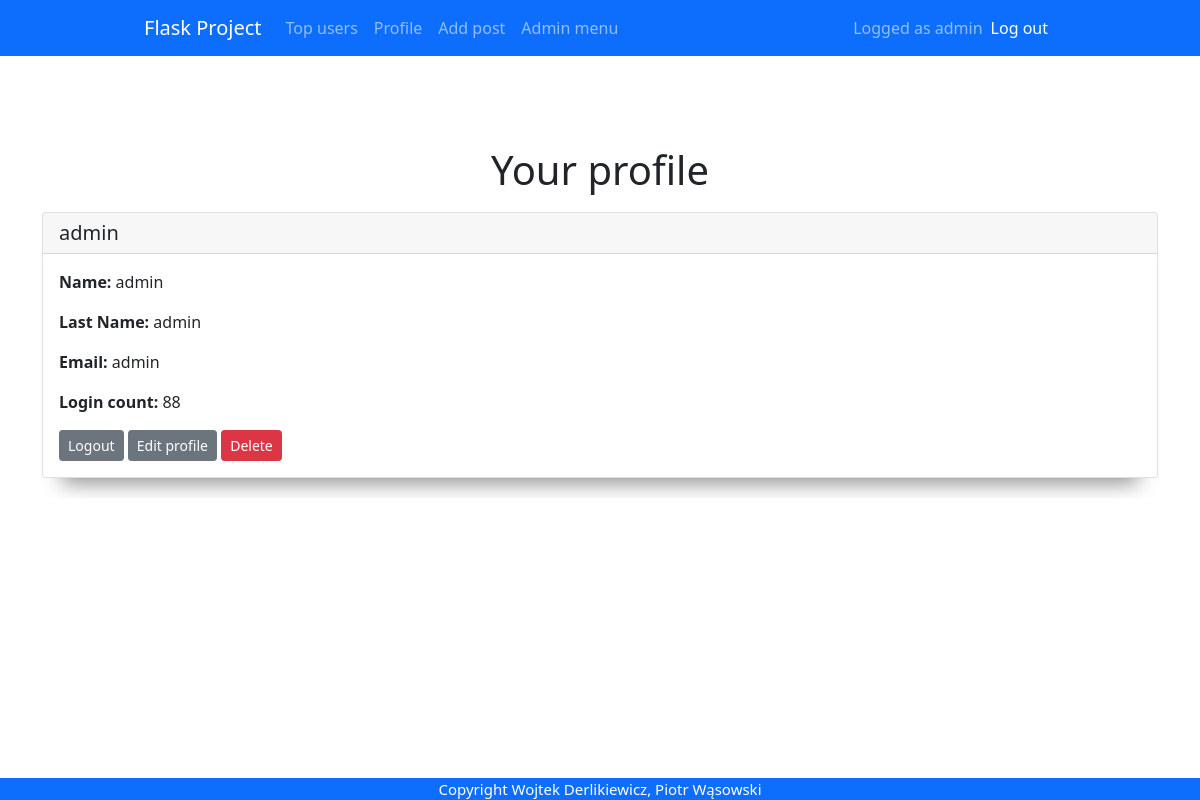
Screenshot of /profile (signed in) with the database file from the repository.
### app.py (models this page shows)
class User(db.Model, UserMixin):
    id = db.Column(db.Integer, primary_key = True)
    email = db.Column(db.String(30), nullable=False, unique=True)
    name = db.Column(db.String(20), nullable=False)
    last_name = db.Column(db.String(20), nullable=False)
    password = db.Column(db.String(80), nullable=False)
    login_count = db.Column(db.Integer, nullable=False, default=0)
    isAdmin = db.Column(db.Boolean(), nullable=False, default=False)

### app.py (the view)
@app.route('/profile', methods=['GET', 'POST'])
@login_required
def profile():
    user = current_user
    return render_template('profile.html', user=user)

### app.py (called while the page is built)
@login_manager.user_loader
def load_user(user_id):
    return User.query.get(int(user_id))

### templates/profile.html
{% extends "base.html" %} {% block title %}profile{% endblock %} {% block
content %}
<h1>Your profile</h1>
<div class="card">
  <h5 class="card-header">{{ current_user.name }}</h5>
  <div class="card-body">
    <p class="card-text"><b>Name:</b> {{ current_user.name }}</p>
    <p class="card-text"><b>Last Name:</b> {{ current_user.last_name }}</p>
    <p class="card-text"><b>Email:</b> {{ current_user.email }}</p>
    <p class="card-text"><b>Login count:</b> {{ current_user.login_count }}</p>
    <a href="logout" class="btn btn-secondary btn-sm">Logout</a>
    <a href="/update/{{user.id}}" class="btn btn-secondary btn-sm"
      >Edit profile</a
    >
    <a href="/delete/{{user.id}}" class="btn btn btn-danger btn-sm">Delete</a>
  </div>
</div>
{% endblock %}

### templates/base.html (shortened to what this page needs)
<!DOCTYPE html>
<html lang="pl">
  <head>
    {% block styles %}
    <link
      rel="stylesheet"
      href="{{url_for('.static', filename='styles/base.css')}}"
    />
    <link
      href="https://cdn.jsdelivr.net/npm/bootstrap@5.1.3/dist/css/bootstrap.min.css"
      rel="stylesheet"
    />
    {% endblock %}
  </head>
  <body>
    <nav class="navbar navbar-expand-lg navbar-dark bg-primary">
      <div class="container-fluid">
        <a class="navbar-brand" href="{{url_for('home')}}">Flask Project</a>
        <div class="collapse navbar-collapse" id="navbarText">
          <ul class="navbar-nav me-auto mb-2 mb-lg-0">
            <li class="nav-item">
              <a class="nav-link" href="{{url_for('topUsers')}}">Top users</a>
            </li>
            {% if current_user.is_authenticated %}
            <li class="nav-item">
              <a class="nav-link" href="{{url_for('profile')}}">Profile</a>
            </li>
            <li class="nav-item">
              <a class="nav-link" href="{{url_for('add_post')}}">Add post</a>
            </li>
            {% if current_user.isAdmin == True %}
            <li class="nav-item">
              <a class="nav-link" href="{{url_for('admin')}}">Admin menu</a>
            </li>
            {% endif %} {% endif %}
          </ul>
          {% if current_user.is_authenticated %}
          <span class="navbar-text"> Logged as {{current_user.name }} </span>
          <span class="navbar-item">
            <ul class="navbar-nav me-auto mb-2 mb-lg-0">
              <li class="nav-item">
                <a
                  class="nav-link active"
                  aria-current="page"
                  href="{{url_for('logout')}}"
                  >Log out</a
                >
              </li>
            </ul>
          </span>
          {% endif %}
        </div>
      </div>
    </nav>
    <div class="container">{% block content %} {% endblock %}</div>
    <footer>Copyright Wojtek Derlikiewicz, Piotr Wąsowski</footer>
  </body>
</html>

### static/styles/base.css (style rules this page uses)
html { overflow: -moz-scrollbars-vertical; overflow-y: scroll; }
body { margin: 0; background-color: dimgrey; font-family: "Roboto", sans-serif; }
a { text-decoration: none; }
.container { overflow: hidden; margin-top: 30px; padding-top: 50px; display: grid; place-items: center; }
.container-fluid { width: 78% !important; }
h1 { padding: 10px; }
.card { width: 100%; height: fit-content; margin-bottom: 20px; box-shadow: rgba(0, 0, 0, 0.45) 0px 25px 20px -20px; }
footer { position: fixed; bottom: 0; width: 100%; background-color: #0d6efd; color: white; font-size: 15px; text-align: center; }

### rows the page displays
User: name "admin", last_name "admin", email "admin", login_count "88"
